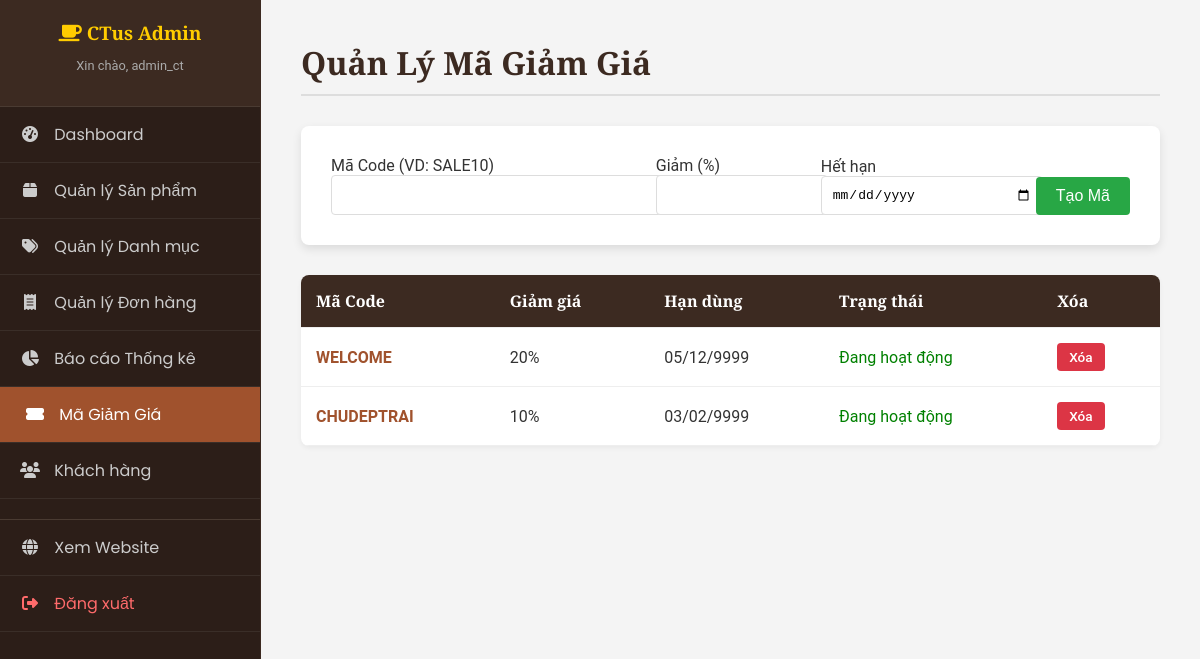
The page /src/admin/coupons.php (signed in) on the database its author committed.
### tables this page shows
CREATE TABLE IF NOT EXISTS `coupons` (
  `id` int NOT NULL AUTO_INCREMENT,
  `code` varchar(50) NOT NULL,
  `discount_percent` int NOT NULL,
  `expiry_date` date NOT NULL,
  `status` enum('active','expired') DEFAULT 'active',
  PRIMARY KEY (`id`),
  UNIQUE KEY `code` (`code`)
);

### src/admin/coupons.php (the view, shortened to what this page needs)
<?php
include 'includes/header.php';
$coupons = $conn->query("SELECT * FROM coupons ORDER BY expiry_date DESC");
?>
<main class="admin-content">
    <h1 class="admin-page-title">Quản Lý Mã Giảm Giá</h1>
    <div class="admin-form-card" style="margin-bottom: 30px;">
        <form method="POST" style="display: flex; gap: 15px; align-items: end;">
            <div style="flex: 1;">
                <label>Mã Code (VD: SALE10)</label>
                <input type="text" name="code" class="form-control" required>
            </div>
            <div style="width: 150px;">
                <label>Giảm (%)</label>
                <input type="number" name="discount_percent" class="form-control" min="1" max="100" required>
            </div>
            <div style="width: 200px;">
                <label>Hết hạn</label>
                <input type="date" name="expiry_date" class="form-control" required>
            </div>
            <button type="submit" class="btn-admin btn-add-new" style="margin: 0;">Tạo Mã</button>
        </form>
    </div>
    <table class="admin-table">
        <thead>
            <tr>
                <th>Mã Code</th>
                <th>Giảm giá</th>
                <th>Hạn dùng</th>
                <th>Trạng thái</th>
                <th>Xóa</th>
            </tr>
        </thead>
        <tbody>
            <?php while($row = $coupons->fetch_assoc()):
                $is_expired = strtotime($row['expiry_date']) < time();
            ?>
            <tr>
                <td style="font-weight: bold; color: #A0522D;"><?php echo $row['code']; ?></td>
                <td><?php echo $row['discount_percent']; ?>%</td>
                <td><?php echo date('d/m/Y', strtotime($row['expiry_date'])); ?></td>
                <td>
                    <?php if($is_expired): ?>
                        <span style="color: red;">Đã hết hạn</span>
                    <?php else: ?>
                        <span style="color: green;">Đang hoạt động</span>
                    <?php endif; ?>
                </td>
                <td><a href="coupons.php?delete_id=<?php echo $row['id']; ?>" class="btn-admin btn-delete">Xóa</a></td>
            </tr>
            <?php endwhile; ?>
        </tbody>
    </table>
</main>
<?php include 'includes/footer.php'; ?>

### src/assets/css/style.css (style rules this page uses)
body { font-family: 'Roboto', sans-serif; margin: 0; background-color: #f4f4f4; color: #333; }
h1, h2, h3 { font-family: 'Playfair Display', serif; color: #3C2A21; }
body { background-color: #fffbf2; }
.admin-content { flex-grow: 1; background-color: #f4f4f4; padding: 20px 40px; overflow-y: auto; }
.admin-page-title { font-family: 'Playfair Display', serif; color: #3C2A21; font-size: 2em; margin-bottom: 30px; border-bottom: 2px solid #ddd; padding-bottom: 10px; }
.btn-admin { padding: 6px 12px; border-radius: 4px; text-decoration: none; font-size: 0.85em; font-weight: 500; display: inline-block; border: none; cursor: pointer; transition: all 0.2s; }
.btn-delete { background-color: #dc3545; color: white; }
.btn-add-new { background-color: #28a745; color: white; padding: 10px 20px; font-size: 1em; margin-bottom: 20px; display: inline-block; }
.admin-table { width: 100%; background: white; border-collapse: collapse; box-shadow: 0 2px 5px rgba(0,0,0,0.05); border-radius: 8px; overflow: hidden; }
.admin-table th, .admin-table td { padding: 15px; text-align: left; border-bottom: 1px solid #eee; }
.admin-table th { background-color: #3C2A21; color: white; font-family: 'Playfair Display', serif; }
.admin-form-card { background: white; padding: 30px; border-radius: 8px; box-shadow: 0 4px 10px rgba(0,0,0,0.1); max-width: 800px; margin: 0 auto; }
.form-control { width: 100%; padding: 10px; border: 1px solid #ddd; border-radius: 4px; font-size: 1em; }

### rows shown on the page
coupons: code "WELCOME", discount_percent "20", expiry_date "05/12/9999", shows "Đang hoạt động"
coupons: code "CHUDEPTRAI", discount_percent "10", expiry_date "03/02/9999", shows "Đang hoạt động"

### other values the page prints
$_SESSION['username'] "admin_ct"
